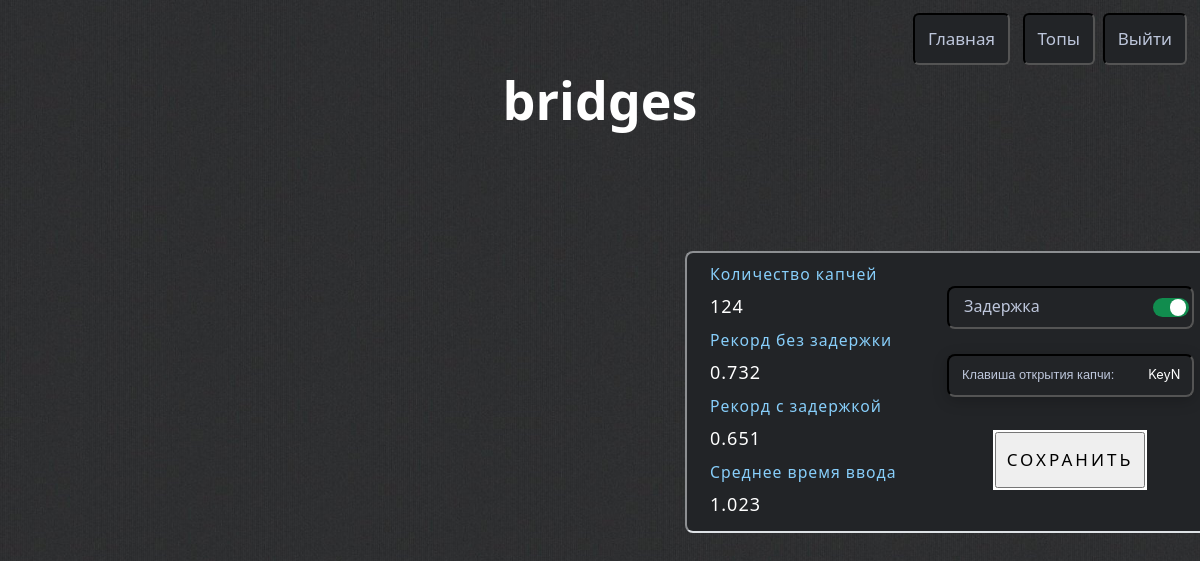
/profile (signed in), run on the app's committed database.
### main/models.py (models this page shows)
class Customer(models.Model):
    user = models.ForeignKey(User, verbose_name='Пользователь', on_delete=models.CASCADE, related_name='customer')
    record = models.FloatField(verbose_name='Рекорд без задержки', default=0)
    record_delay = models.FloatField(verbose_name='Рекорд с задержкой', default=0)
    count = models.IntegerField(verbose_name='Количество капчей', default=0)
    all_time = models.FloatField(verbose_name='Всего времени', default=0)
    avg = models.FloatField(verbose_name='Среднее время', default=0)
    delay = models.IntegerField(verbose_name='Задержка', default=0)
    capKey = models.CharField(verbose_name='Клавиша капчи', default='KeyN', max_length=15)
    def __str__(self):
        return f'{self.user.username}'

### main/views.py (the view, shortened to what this page needs)
# urls.py: path('profile', ProfileView.as_view(), name='profile'),
class ProfileView(View):
    def get(self, request, *args, **kwargs):
        customer = Customer.objects.get(user=request.user)
        if customer.count != 0:
            customer.avg = round(customer.all_time / customer.count, 3)
            customer.save()
        return render(request, 'main/profile.html', {'customer': customer})

### main/templates/main/profile.html (shortened to what this page needs)
{% extends 'main/base.html' %}
{% load static %}
{% load crispy_forms_tags %}
{% block css %}
	<link rel="stylesheet" href="{% static 'main/css/profile.css' %}">
{% endblock %}
{% block content %}
	{% if not request.user.is_authenticated %}
		<a class="main" href="{% url 'main' %}">Главная</a>
		<div class="row">
			<div style="color: white">
				<h3 class="text-center">Авторизация</h3>
				<hr>
				<form action="" method="POST">
					{% csrf_token %}
					{{ form|crispy }}
					<input type="submit" class="btn-success" value="Войти" style="margin-top: 10px; width: 80px; height: 35px">
					<a href="{% url 'register' %}" style="position: relative; margin-left: 225px; top: 4px; font-size: 18px; text-decoration: none; color: #d3d3d3">Регистрация</a>
				</form>
			</div>
		</div>
	{% else %}
		<a class="tomain" href="{% url 'main' %}">Главная</a>
		<a class="tops" href="{% url 'tops' %}">Топы</a>
		<a class="out" href="{% url 'logout' %}">Выйти</a>
		<p class="username">{{ customer }}</p>
		<div class="table">
			<p>
				<small>Количество капчей</small>
				<p class="under">{{ customer.count }}</p>
			</p>
			<p>
				<small>Рекорд без задержки</small>
				<p class="under">{{ customer.record }}</p>
			</p>
			<p>
				<small>Рекорд с задержкой</small>
				<p class="under">{{ customer.record_delay }}</p>
			</p>
			<p>
				<small>Среднее время ввода</small>
				<p class="under avg">
					{{ customer.avg }}
				</p>
			</p>
		</div>
		<form method="POST" class="tablebut">
			<div class="delay">
				<span class="modetext">Задержка</span>
				{% if customer.delay %}
					<div class="switch-btn switch-on" id="1"></div>
				{% else %}
					<div class="switch-btn" id="2"></div>
				{% endif %}
			</div>
			<div class="keydiv">
				<span class="text">Клавиша открытия капчи:</span>
				<input id="capKey" type="text" name="capKey" class="kk" value="{{ customer.capKey }}" onfocus="this.focused=true;" onblur="this.focused=false;">
			</div>
			<input type="submit" class="scsbutton" value="Сохранить">
		</form>
	{% endif %}
{% endblock %}

### main/static/main/css/profile.css (style rules this page uses)
body { display: flex; justify-content: center; align-items: center; height: 100vh; background: url('../img/imgBack.jpg') no-repeat center top / cover; }
small { color: #87CEFA; }
.scsbutton { text-decoration: none; display: inline-block; margin: 10px; font-size: 17px; font-weight: 500; left: 38px; box-shadow: 0 0 0 2px white; padding: 13px 0; width: 150px; text-align: center; text-transform: uppercase; letter-spacing: 3px; position: relative; overflow: hidden; }
.scsbutton:before, .closing-button:after { content: ""; position: absolute; top: 0; bottom: 0; right: 0; left: 0; }
.scsbutton:before { transform: translateX(-100%); background: #87CEFA; transition: transform .3s cubic-bezier(.55, .055, .675, .19); }
.scsbutton:after { background: #413ad5; transform: translateX(100%); transition: transform .3s cubic-bezier(.16, .73, .58, .62) .3s; }
.table { position: absolute; left: 685px; max-width: 530px; padding: 7px 13px 7px 23px; border: black; border-style: inset; border-width: 2px; background: #222427; border-radius: 8px; }
.table > p { font-size: 18px; color: #fff; letter-spacing: 1px; font-weight: 300; margin: 0 0 6px; }
.tablebut { position: absolute; left: 947px; margin-top: -17px; }
.tablebut > div { margin-bottom: 25px; }
.delay { padding: 7px 13px 7px 23px; border: black; border-style: inset; border-width: 2px; background: #222427; border-radius: 8px; }
.keydiv { padding: 10px; padding-bottom: 29px; background: #222427; box-shadow: 0 4px 15px 0 rgb(0 0 0 / 20%); border-radius: 8px; border: black; border-style: inset; border-width: 2px; }
.kk { color: #fff; width: 65px; outline: none; border-width: 0px; background: #00000000; font: 0.8rem / 1.0 sans-serif; font-family: -apple-system,BlinkMacSystemFont,'Segoe UI','Oxygen','Ubuntu','Cantarell','Fira Sans','Droid Sans','Helvetica Neue',sans-serif; justify-content: space-between; text-align: right; float: right; }
.text { color: #bdc6db; float: left; padding: 3px; font: 0.8rem / 1.0 sans-serif; }
.modetext { color: #bdc6db; font-size: 16px; position: relative; right: 8px; bottom: 2px; }
.switch-btn { display: inline-block; width: 36px; height: 19.5px; border-radius: 19px; background: #bfbfbf; z-index: 0; margin: 0; padding: 0; border: none; cursor: pointer; position: relative; left: 101px; transition-duration: 400ms; top: 3px; }
.switch-btn::after { content: ""; height: 16.5px; width: 16.5px; border-radius: 17px; background: #fff; top: 1.5px; left: 1.5px; transition-duration: 400ms; position: absolute; z-index: 1; }
.switch-on { background: #118c4e; }
.switch-on::after { left: 17px; }
.tomain { color: #bdc6db; font-size: 17px; text-decoration: none; position: fixed; top: 13px; right: 190px; padding: 11px 13px; border: black; border-style: inset; border-width: 2px; background: #222427; border-radius: 6px; }
.tops { color: #bdc6db; font-size: 17px; text-decoration: none; position: fixed; top: 13px; right: 105px; padding: 11px 13px; border: black; border-style: inset; border-width: 2px; background: #222427; border-radius: 6px; }
.out { color: #bdc6db; font-size: 17px; text-decoration: none; position: fixed; top: 13px; right: 13px; padding: 11px 13px; border: black; border-style: inset; border-width: 2px; background: #222427; border-radius: 6px; }
.username { color: white; font-size: 52px; font-weight: bold; margin: 0 auto; margin-bottom: 600px; line-height: 1; position: absolute; }

### data on the page
Customer: user.username "bridges", count "124", record "0.732", record_delay "0.651", avg "1.023", capKey "KeyN"
